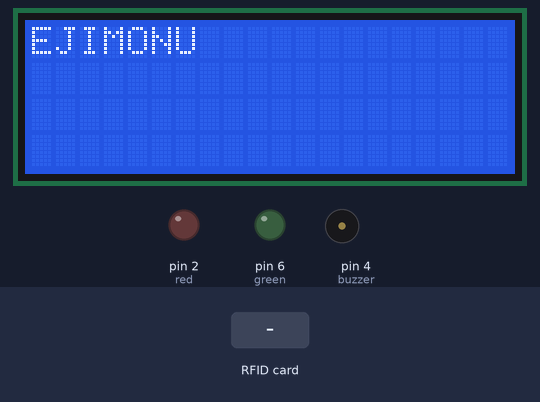
This sketch was run on a simulated Arduino Uno, built with avr-gcc and run on an emulated ATmega328P. On the bench: 20×4 character LCD, output pins drawn as LEDs (lit = HIGH), buzzer (waves = sounding, pin HIGH). Dashed ring = blinking. Inputs (shaded band) come from the test bench. Pins used as bus, display or sensor lines are not drawn; what the sketch prints to the serial monitor is not drawn.

Above: at 0.2 s.
At 2.8 s:
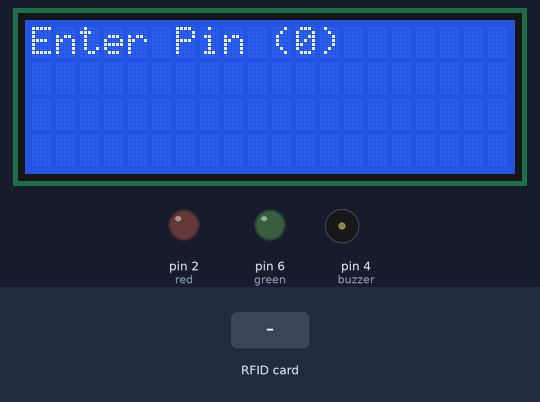
2.9 s: RFID card 5E 7A 19 C4 held to the reader
At 3.17 s:
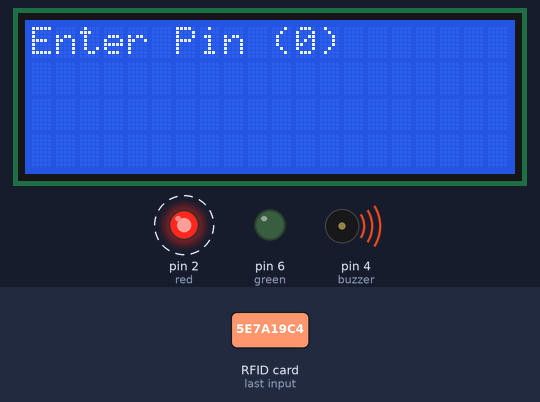
Timing chart, 0 to 5.9 s (numbered marks = the images above; inputs shaded):
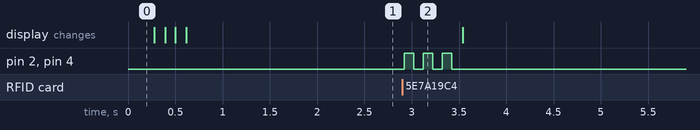

Measured:
- after the input at 2.9 s, pin 2 (red), pin 4 (buzzer): alternates HIGH for 0.10 s and LOW for 0.10 s, 6 changes in all, then stays LOW, starting at once

The sketch:

rfid_not_working_test.ino
```cpp
/* Typical pin layout used:
   -----------------------------------------------------------------------------------------
               MFRC522      Arduino       Arduino   Arduino    Arduino          Arduino
               Reader/PCD   Uno/101       Mega      Nano v3    Leonardo/Micro   Pro Micro
   Signal      Pin          Pin           Pin       Pin        Pin              Pin
   -----------------------------------------------------------------------------------------
   RST/Reset   RST          9             5         D9         RESET/ICSP-5     RST
   SPI SS      SDA(SS)      10            53        D10        10               10
   SPI MOSI    MOSI         11 / ICSP-4   51        D11        ICSP-4           16
   SPI MISO    MISO         12 / ICSP-1   50        D12        ICSP-1           14
   SPI SCK     SCK          13 / ICSP-3   52        D13        ICSP-3           15
*/

#include <MFRC522.h>
#include <SPI.h>
#include <Wire.h>
#include <LiquidCrystal_I2C.h>


int  pos = 0;

LiquidCrystal_I2C lcd(0x3F  , 20, 4); // set the LCD address to 0x27 for a 16 chars and 2 line display
byte f1[8] = {
  0b11111,
  0b11111,
  0b01110,
  0b00100,
  0b01010,
  0b10001,
  0b10001,
  0b11111
};
byte f2[8] = {
  0b11111,
  0b11011,
  0b01110,
  0b00100,
  0b01010,
  0b10001,
  0b10101,
  0b11111
};
byte f3[8] = {
  0b11111,
  0b10001,
  0b01110,
  0b00100,
  0b01010,
  0b10001,
  0b11111,
  0b11111
};
byte f4[8] = {
  0b11111,
  0b10001,
  0b01110,
  0b00100,
  0b01010,
  0b10101,
  0b11111,
  0b11111
};
byte f5[8] = {
  0b11111,
  0b10001,
  0b01010,
  0b00100,
  0b01010,
  0b11111,
  0b11111,
  0b11111
};
byte f6[8] = {
  0b11111,
  0b10001,
  0b01010,
  0b00000,
  0b01110,
  0b11111,
  0b11111,
  0b11111
};


#define SS_PIN 10
#define RST_PIN 9
#define red 2
#define green 6
#define yellow 1
#define buzzer 4
int state = 0;

MFRC522 rfid(SS_PIN, 0); // Instance of the class

MFRC522::MIFARE_Key key;

int code[] = {128, 13, 98, 126}; //This is the stored UID
int codeA[] = {81, 137, 224, 46};//{81, 137, 223, 46};
int codeB[] = {81, 69, 42, 46};
int codeC[] = {70, 82, 142, 141};
int codeD[] = {118, 203, 140, 141};
int codeRead = 0;
String uidString;
String star = "";


int counter  = 0;
String s_tate = "";


void setup() {
  lcd.init();
  // Print a message to the LCD.
  lcd.backlight();
  lcd.setCursor(0, 0);
  lcd.createChar(0, f1);
  lcd.createChar(1, f2);
  lcd.createChar(2, f3);
  lcd.createChar(3, f4);
  lcd.createChar(4, f5);
  lcd.createChar(5, f6);
  lcd.setCursor(0, 0);


//   kosviewintro();
//  checkinglcdloading();

  pinMode(red, OUTPUT);
  pinMode(yellow, OUTPUT);
  pinMode(green, OUTPUT);
  pinMode(buzzer, OUTPUT);

  Serial.begin(9600);
  SPI.begin(); // Init SPI bus
  rfid.PCD_Init(); // Init MFRC522
  lcd.clear();
  lcd.setCursor(0, 0);
  lcd.print("EJIMONU ");
  delay(100);
  lcd.setCursor(4, 1);
  lcd.print("RESIDENCE");
  delay(100);
  lcd.setCursor(5, 2);
  lcd.print("HOME SECURITY");
  delay(100);
  lcd.setCursor(13, 3);
  lcd.print("SYSTEM");
  delay(100);
  //lock();
  //delay (2000);
  lcd.clear();
  lcd.print("Enter Pin");
  lcd.print(" ");
  lcd.print("(");

  lcd.print(counter);
  lcd.print(")");
  lcd.print(" ");
  lcd.print(s_tate);
  //  pinMode (servo, OUTPUT);
  delay (1000);
}

void loop() {


    if (  rfid.PICC_IsNewCardPresent())
    {
      readRFID();
    }

}


void readRFID()
{

  rfid.PICC_ReadCardSerial();
  Serial.print(F("\nPICC type: "));
  MFRC522::PICC_Type piccType = rfid.PICC_GetType(rfid.uid.sak);
  Serial.println(rfid.PICC_GetTypeName(piccType));

  // Check is the PICC of Classic MIFARE type
  if (piccType != MFRC522::PICC_TYPE_MIFARE_MINI &&
      piccType != MFRC522::PICC_TYPE_MIFARE_1K &&
      piccType != MFRC522::PICC_TYPE_MIFARE_4K) {
    Serial.println(F("Your tag is not of type MIFARE Classic."));
    return;
  }

  Serial.println("Scanned PICC's UID:");
  printDec(rfid.uid.uidByte, rfid.uid.size);

  uidString = String(rfid.uid.uidByte[0]) + " " + String(rfid.uid.uidByte[1]) + " " + String(rfid.uid.uidByte[2]) + " " + String(rfid.uid.uidByte[3]);


  int i = 0;
  boolean match = true;
  while (i < rfid.uid.size)
  {
    if (           (!(rfid.uid.uidByte[i] == code[i]))  && (!(rfid.uid.uidByte[i] == codeB[i])) && (!(rfid.uid.uidByte[i] == codeC[i])  )  ) //&& (!(rfid.uid.uidByte[i] == codeA[i]))
    {
      match = false;
    }
    i++;
  }

  if (match)
  {
    Serial.println("\nI know this card!");

    switch (state)
    {
      case 0:
        unlock();
        state = 1;
        break;
      case 1:
        lock();
        state = 0;
        break;

    }
    // delay(3000);

  } else
  {
    //Serial.print(uidString);
    rejectcard();
  }
  rfid.PICC_HaltA();

  // Stop encryption on PCD
  rfid.PCD_StopCrypto1();
}

void printDec(byte * buffer, byte bufferSize) {
  for (byte i = 0; i < bufferSize; i++) {
    Serial.print(buffer[i] < 0x10 ? " 0" : " ");
    Serial.print(buffer[i], DEC);
  }
}
void unlock()
{
  digitalWrite(buzzer, HIGH);
  delay(30);
  digitalWrite(buzzer, LOW);
  delay(30);
  digitalWrite(green, HIGH);

digitalWrite(buzzer, HIGH);
  delay(1000);
  digitalWrite(buzzer, LOW);
 // delay(100);
  digitalWrite(green, HIGH);

  digitalWrite(red, LOW);
  counter = 0;
  lcd.clear();
  lcd.print("  *****SECURITY****");
  lcd.setCursor(0, 1);
  delay (500);
  lcd.print("****DE-ACTIVATED!***");
  delay (1500);
  delay(1000);
  lcd.clear();
  lcd.setCursor(0, 0);
  // lcd.print("    Welcome");

  lcd.print("Enter Pin");
  lcd.print(" ");
  lcd.print("(");
  lcd.print(counter);
  lcd.print(")");
  lcd.print(" ");
  lcd.print(s_tate);
}
void lock()
{
  digitalWrite(buzzer, HIGH);
  delay(500);
  digitalWrite(buzzer, LOW);
  delay(100);
  digitalWrite(red, HIGH);
  digitalWrite(green, LOW);
  counter = 0;
  lcd.clear();
  lcd.print(" *****SECURITY****");
  lcd.setCursor(0, 1);
  delay (500);
  lcd.print("*****ACTIVATED!****");
  delay (1500);
  delay(1000);
  lcd.clear();
  lcd.setCursor(0, 0);
  // lcd.print("    Welcome");

  lcd.print("Enter Pin");
  lcd.print(" ");
  lcd.print("(");
  lcd.print(counter);
  lcd.print(")");
  lcd.print(" ");
  lcd.print(s_tate);
}
void waiting()
{
  digitalWrite(yellow, HIGH);
  delay(50);
  digitalWrite(yellow, LOW);
}
void rejectcard()
{
  digitalWrite(buzzer, HIGH);
  digitalWrite(red, HIGH);
  delay(100);
  Serial.println("\nUnknown Card");

  digitalWrite(buzzer, LOW);
  digitalWrite(red, LOW);
  delay(100);
  digitalWrite(buzzer, HIGH);
  digitalWrite(red, HIGH);
  delay(100);
  digitalWrite(buzzer, LOW);
  digitalWrite(red, LOW);
  delay(100);
  digitalWrite(buzzer, HIGH);
  digitalWrite(red, HIGH);
  delay(100);
  digitalWrite(buzzer, LOW);
  digitalWrite(red, LOW);
  delay(100);
  counter++;
   lcd.clear();
  lcd.print("Enter Pin");
  lcd.print(" ");
  lcd.print("(");

  lcd.print(counter);
  lcd.print(")");
  lcd.print(" ");
  lcd.print(s_tate);
  if(counter > 3)
  {
    lock();

//    for (int i=0; i <1000; i++)
//    {
//      digitalWrite (buzzer, 1);
//      digitalWrite (red, 1);
//      delay (1000);
//      digitalWrite (buzzer, 0);
//      digitalWrite (red, 0);
//       delay (1000);
//    }
  }
}
void lcdloading()
{
  for (int i = 0; i < 3; i++)
  {
    lcd.setCursor(10, 1);
    lcd.write(10);
    delay (300);
    lcd.clear();
    lcd.setCursor(10, 1);
    lcd.write(1);
    delay (300);
    lcd.clear();
    lcd.setCursor(10, 1);
    lcd.write(2);
    delay (300);
    lcd.clear();
    lcd.setCursor(10, 1);
    lcd.write(3);
    delay (300);
    lcd.clear();
    lcd.setCursor(10, 1);
    lcd.write(4);
    delay (300);
    lcd.clear();
    lcd.setCursor(10, 1);
    lcd.write(5);
    delay (300);
    lcd.clear();
    delay (2);

  }
}
/////////////////////////////////////////////////////
void checkinglcdloading()
{
  for (int i = 0; i < 3; i++)
  {
    lcd.setCursor(1, 0);
    lcd.print("Checking system");
    lcd.setCursor(10, 1);
    lcd.write(10);
    delay (300);
    lcd.clear();
    lcd.setCursor(1, 0);
    lcd.print("Checking system");
    lcd.setCursor(10, 1);
    lcd.write(1);
    delay (300);
    lcd.clear();
    lcd.setCursor(1, 0);
    lcd.print("Checking system");
    lcd.setCursor(10, 1);
    lcd.write(2);
    delay (300);
    lcd.clear();
    lcd.setCursor(1, 0);
    lcd.print("Checking system");
    lcd.setCursor(10, 1);
    lcd.write(3);
    delay (300);
    lcd.clear();
    lcd.setCursor(1, 0);
    lcd.print("Checking system");
    lcd.setCursor(10, 1);
    lcd.write(4);
    delay (300);
    lcd.clear();
    lcd.setCursor(1, 0);
    lcd.print("Checking system");
    lcd.setCursor(10, 1);
    lcd.write(5);
    delay (300);
    lcd.clear();
    delay (2);

  }
}
void kosviewintro()
{
  lcd.clear();
  lcd.setCursor(0, 0);
  lcd.print("----------_________.");
  lcd.setCursor(0, 1);
  lcd.print("|     KOSVIEW      |");
  lcd.setCursor(0, 2);
  lcd.print("|     PROJECTS     |");
  lcd.setCursor(0, 3);
  lcd.print("----------_________|");
  delay (2000);

  do
  {
    lcd.scrollDisplayLeft();
    pos++;
    delay(5);
  }
  while (pos < 40);

  pos = 0;

  do
  {
    lcd.scrollDisplayRight();
    pos++;
    delay(5);
  }
  while (pos < 40);
  delay (1000);
  pos = 0;
  lcd.clear();


}
```
